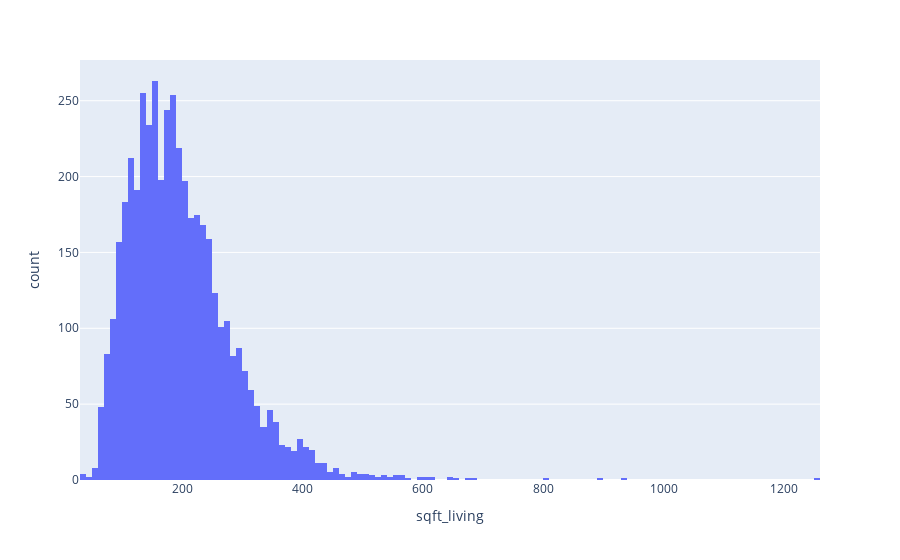
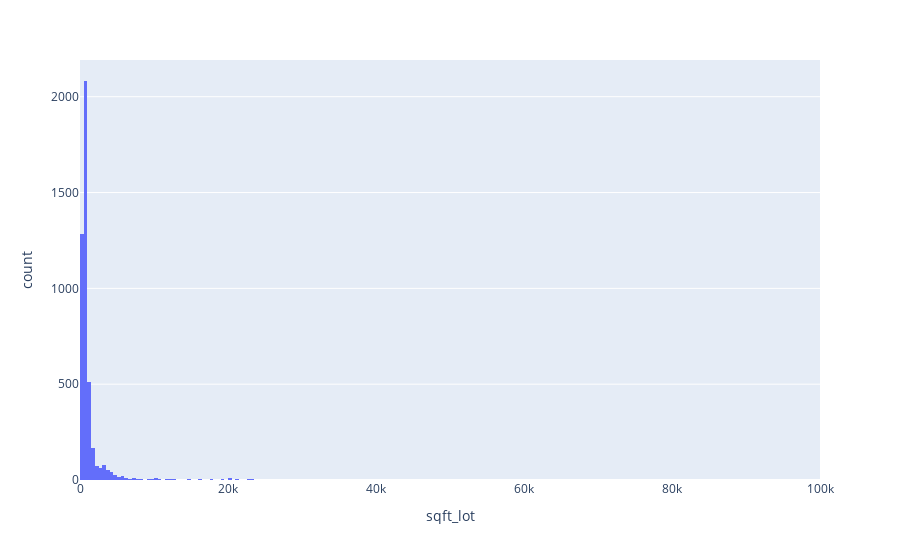
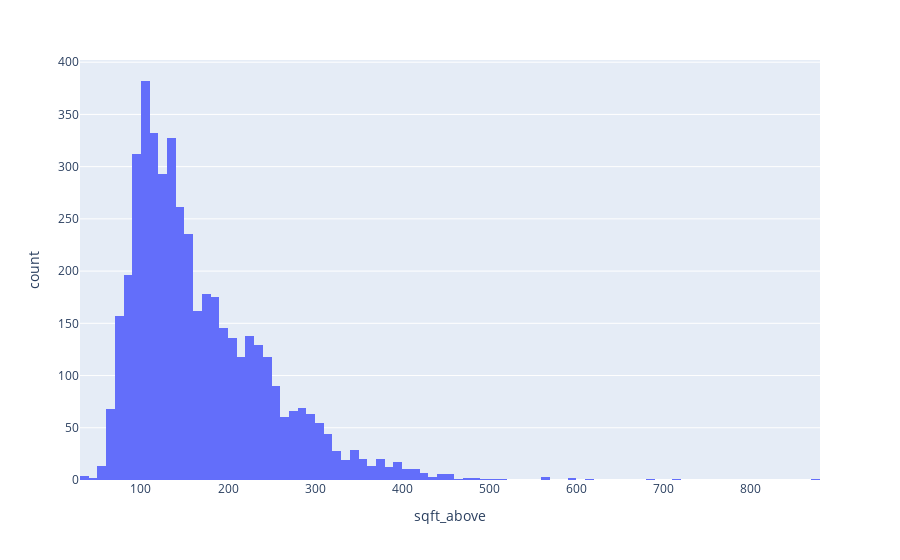
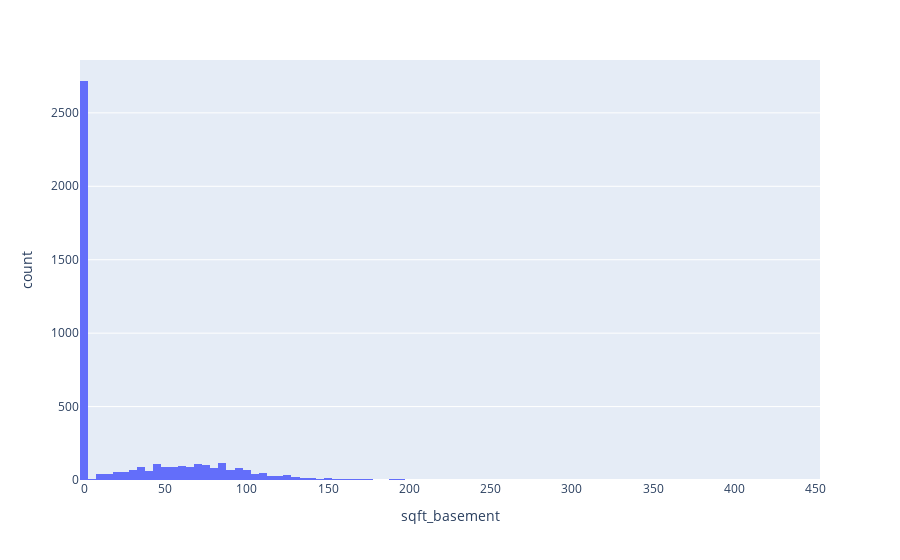

The notebook cell saved with these charts, in order:
### Code cell
for col in ['sqft_living', 'sqft_lot', 'sqft_above', 'sqft_basement']:

    fig = px.histogram(df, x= col)
    fig.show()

### Figure 1 — Plotly figure (JSON) as saved in the notebook; plotly's stock layout.template omitted (floating-point values rounded to 4 significant figures; data arrays with more than 128 entries replaced by an {"elided": "..."} marker saying what was removed)
{"data": [{"alignmentgroup": "True", "bingroup": "x", "hovertemplate": "sqft_living=%{x}<br>count=%{y}<extra></extra>", "legendgroup": "", "marker": {"color": "#636efa", "pattern": {"shape": ""}}, "name": "", "offsetgroup": "", "orientation": "v", "showlegend": false, "type": "histogram", "x": {"elided": "4549 float values"}, "xaxis": "x", "yaxis": "y"}], "layout": {"barmode": "relative", "legend": {"tracegroupgap": 0}, "margin": {"t": 60}, "xaxis": {"anchor": "y", "domain": [0, 1], "title": {"text": "sqft_living"}}, "yaxis": {"anchor": "x", "domain": [0, 1], "title": {"text": "count"}}}}

### Figure 2 — Plotly figure (JSON) as saved in the notebook; plotly's stock layout.template omitted (floating-point values rounded to 4 significant figures; data arrays with more than 128 entries replaced by an {"elided": "..."} marker saying what was removed)
{"data": [{"alignmentgroup": "True", "bingroup": "x", "hovertemplate": "sqft_lot=%{x}<br>count=%{y}<extra></extra>", "legendgroup": "", "marker": {"color": "#636efa", "pattern": {"shape": ""}}, "name": "", "offsetgroup": "", "orientation": "v", "showlegend": false, "type": "histogram", "x": {"elided": "4549 float values"}, "xaxis": "x", "yaxis": "y"}], "layout": {"barmode": "relative", "legend": {"tracegroupgap": 0}, "margin": {"t": 60}, "xaxis": {"anchor": "y", "domain": [0, 1], "title": {"text": "sqft_lot"}}, "yaxis": {"anchor": "x", "domain": [0, 1], "title": {"text": "count"}}}}

### Figure 3 — Plotly figure (JSON) as saved in the notebook; plotly's stock layout.template omitted (floating-point values rounded to 4 significant figures; data arrays with more than 128 entries replaced by an {"elided": "..."} marker saying what was removed)
{"data": [{"alignmentgroup": "True", "bingroup": "x", "hovertemplate": "sqft_above=%{x}<br>count=%{y}<extra></extra>", "legendgroup": "", "marker": {"color": "#636efa", "pattern": {"shape": ""}}, "name": "", "offsetgroup": "", "orientation": "v", "showlegend": false, "type": "histogram", "x": {"elided": "4549 float values"}, "xaxis": "x", "yaxis": "y"}], "layout": {"barmode": "relative", "legend": {"tracegroupgap": 0}, "margin": {"t": 60}, "xaxis": {"anchor": "y", "domain": [0, 1], "title": {"text": "sqft_above"}}, "yaxis": {"anchor": "x", "domain": [0, 1], "title": {"text": "count"}}}}

### Figure 4 — Plotly figure (JSON) as saved in the notebook; plotly's stock layout.template omitted (floating-point values rounded to 4 significant figures; data arrays with more than 128 entries replaced by an {"elided": "..."} marker saying what was removed)
{"data": [{"alignmentgroup": "True", "bingroup": "x", "hovertemplate": "sqft_basement=%{x}<br>count=%{y}<extra></extra>", "legendgroup": "", "marker": {"color": "#636efa", "pattern": {"shape": ""}}, "name": "", "offsetgroup": "", "orientation": "v", "showlegend": false, "type": "histogram", "x": {"elided": "4549 float values"}, "xaxis": "x", "yaxis": "y"}], "layout": {"barmode": "relative", "legend": {"tracegroupgap": 0}, "margin": {"t": 60}, "xaxis": {"anchor": "y", "domain": [0, 1], "title": {"text": "sqft_basement"}}, "yaxis": {"anchor": "x", "domain": [0, 1], "title": {"text": "count"}}}}
